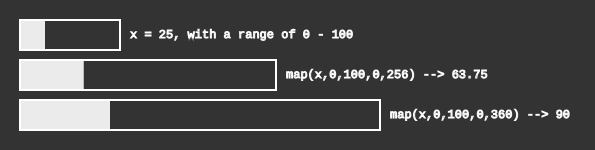
Frame 1 (no input)
Frame 60 (no input): identical to frame 1, image omitted
Frame 120 (the mouse pressed at the canvas centre since frame 60): identical to frame 1, image omitted

The p5.js sketch that drew this single still picture (run headless with seeded random() and noise() and a simulated clock; from frame 60 on, the mouse is pressed at the canvas centre):

// p5.js sketch
// ── sketch.js
var p;
function setup() {
	p = createSlider().size(200,AUTO);
  
  
  
  createCanvas(595, 150);
  p.value(25);
}

function draw() {
  background(51);
	
	stroke(255);
	textAlign(LEFT,CENTER);
	
	var val = p.value();
	
	var w100 = val;
	noStroke();
	fill(235);
	
	rect(20,20,val,30);
  
  var w256 = map(val,0,100,0,255);	
	rect(20,60,w256,30);

  
  var w360 = map(val,0,100,0,360);	
	rect(20,100,w360,30);
  
	
	noFill();
	stroke(255);
  
  strokeWeight(1);
  textFont('Courier New');
  text('x = '+p.value()+', with a range of 0 - 100',130,35);
  text('map(x,0,100,0,256) --> '+w256,286,75)
  text('map(x,0,100,0,360) --> '+w360,390,115);
  
  
  strokeWeight(2);
	rect(20,20,100,30);
	rect(20,60,256,30);
	rect(20,100,360,30);
}
